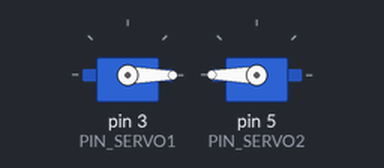
Bench run of a program on a simulated Arduino Uno, built with avr-gcc and run on an emulated ATmega328P. On the bench: 2 × servo. EEPROM starts erased; what the program prints to the serial monitor is not drawn.

Above: at 0.05 s.
At 2.0 s:
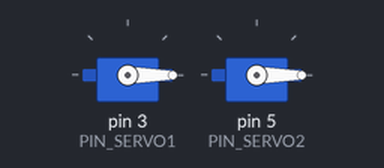
At 3.0 s:
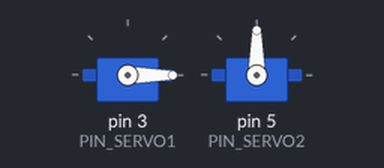
At 4.0 s:
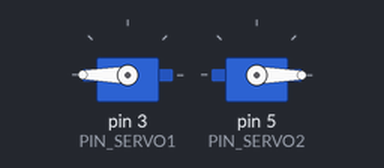
Timing chart, 0 to 6.5 s (numbered marks = the images above):
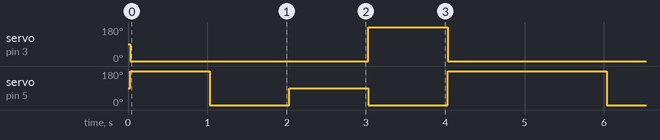

The program:

main.cpp
```cpp
#include <Arduino.h>
#include <Servo.h>
#include <EEPROM.h>

// #define RESET_COUNTER

#define SERIAL_BAUDRATE         115200

#define PIN_SERVO1              3
#define PIN_SERVO2              5
#define PIN_BUTTON              2

#define SERVO_MIN_PULSE_US      544
#define SERVO_MAX_PULSE_US      2400

#define RETRACTED               0
#define EXTENDED                180
#define PARTIALLY_EXTENDED      90

#define INITED_EEPROM_ADDRESS   0
#define COUNTER_EERPOM_ADDRESS  4

#define EEPROM_INITED_VALUE     0xDEADBEEF

Servo servo1;
Servo servo2;

typedef struct
{
  int servo1_position;
  int servo2_position;
  int state_delay;
} state_t;

/**
 * @Max you can add and remove stages below, set the angles in degrees for each servo and how long it should dwell in each state.
 * Add and remove as you need. The names RETRACTED, EXTENDED and PARTIALLY_EXTENDED are just variables set above so that you can easily change
 * the range of motion without needing to change it in a few places. You can add more if you need by copying a #define ... line above and give it a new name
*/
state_t latch_test_sequence[] =
{
  (state_t){.servo1_position = RETRACTED,  .servo2_position = EXTENDED,           .state_delay = 1000},
  (state_t){.servo1_position = RETRACTED,  .servo2_position = RETRACTED,          .state_delay = 1000},
  (state_t){.servo1_position = RETRACTED,  .servo2_position = PARTIALLY_EXTENDED, .state_delay = 1000},
  (state_t){.servo1_position = EXTENDED,   .servo2_position = RETRACTED,          .state_delay = 1000},
  (state_t){.servo1_position = RETRACTED,  .servo2_position = EXTENDED,           .state_delay = 1000},
};

uint32_t iteration_counter = 0;
uint32_t eeprom_inited_variable = 0;

void setup()
{
  pinMode(PIN_BUTTON, INPUT_PULLUP);

  EEPROM.begin();
#ifdef RESET_COUNTER
  EEPROM.put(INITED_EEPROM_ADDRESS, EEPROM_INITED_VALUE);
  EEPROM.put(COUNTER_EERPOM_ADDRESS,iteration_counter);
#else
  EEPROM.get(INITED_EEPROM_ADDRESS, eeprom_inited_variable);

  if((eeprom_inited_variable == EEPROM_INITED_VALUE) && digitalRead(PIN_BUTTON))
  {
    EEPROM.get(COUNTER_EERPOM_ADDRESS, iteration_counter);
  }
  else
  {
    EEPROM.put(INITED_EEPROM_ADDRESS, EEPROM_INITED_VALUE);
    EEPROM.put(COUNTER_EERPOM_ADDRESS,iteration_counter);
  }
#endif

  Serial.begin(SERIAL_BAUDRATE);
  Serial.println("--- Latch Tester ---");

  servo1.attach(PIN_SERVO1, SERVO_MIN_PULSE_US, SERVO_MAX_PULSE_US);
  servo2.attach(PIN_SERVO2, SERVO_MIN_PULSE_US, SERVO_MAX_PULSE_US);
}

void loop()
{
  Serial.print("Cycle #");
  Serial.println(iteration_counter++);
  EEPROM.put(COUNTER_EERPOM_ADDRESS, iteration_counter);

  for (uint32_t sequence_index = 0; sequence_index < (sizeof(latch_test_sequence)/sizeof(state_t)); sequence_index++)
  {
    servo1.write(latch_test_sequence[sequence_index].servo1_position);
    servo2.write(latch_test_sequence[sequence_index].servo2_position);
    delay(latch_test_sequence[sequence_index].state_delay);
  }
}
```

Measured:
- by itself, servo on pin 3 (PIN_SERVO1): repeats every 5.0 s: 180° 1.0 s, 0° 4.0 s
- by itself, servo on pin 5 (PIN_SERVO2): repeats every 5.0 s: 0° 1.0 s, 90° 1.0 s, 0° 1.0 s, 180° 2.0 s
